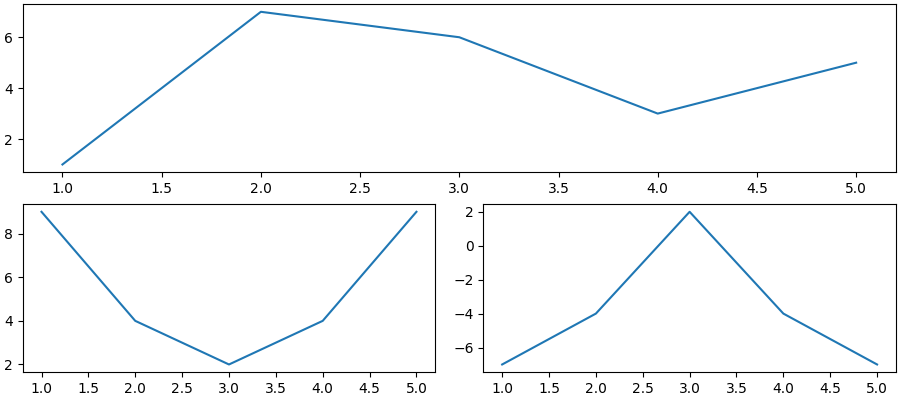

Write Python code to recreate this figure.
import matplotlib.pyplot as plt
import matplotlib.gridspec as gridspec
x = [1, 2, 3, 4, 5]
y1 = [9, 4, 2, 4, 9]
y2 = [1, 7, 6, 3, 5]
y3 = [-7, -4, 2, -4, -7]
fg = plt.figure(figsize=(9, 4), constrained_layout=True)
gs = fg.add_gridspec(2, 2)
fig_ax_1 = fg.add_subplot(gs[0, :])
plt.plot(x, y2)
fig_ax_2 = fg.add_subplot(gs[1, 0])
plt.plot(x, y1)
fig_ax_3 = fg.add_subplot(gs[1, 1])
plt.plot(x, y3)
plt.show()
